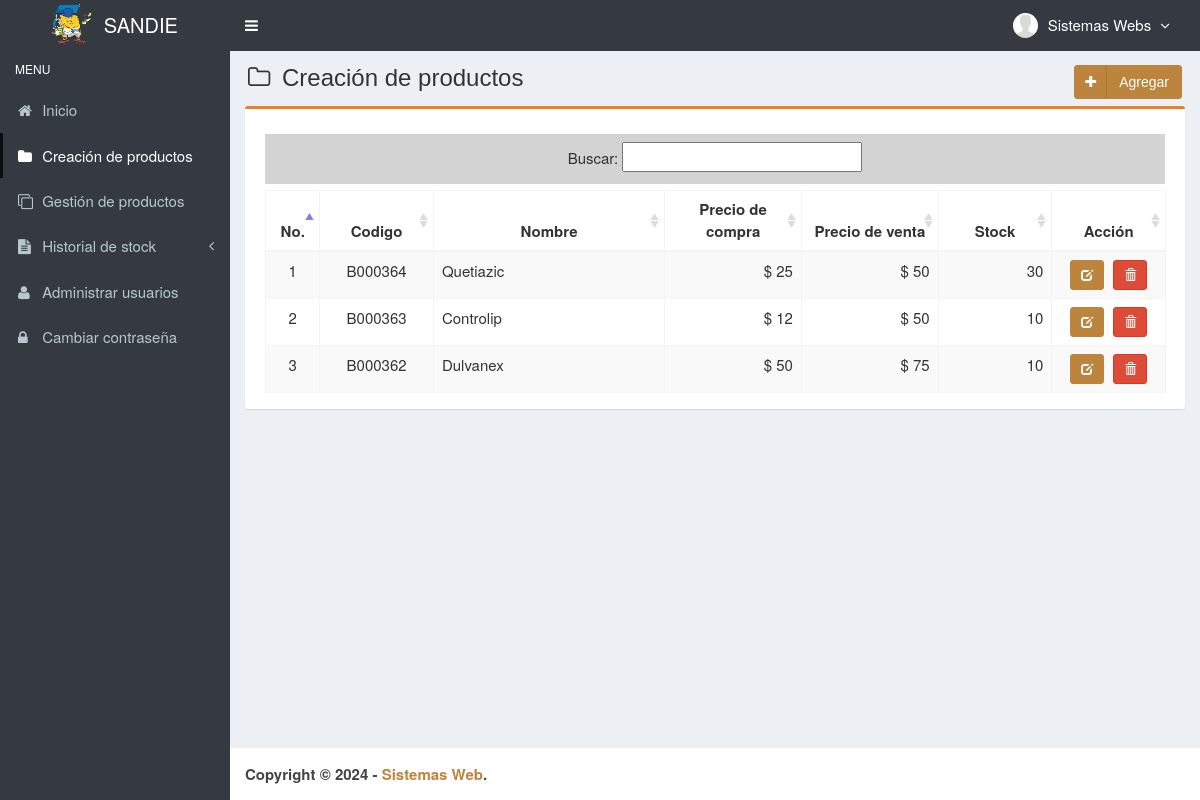
Screenshot of /main.php?module=medicines (signed in) with the database file from the repository.
### tables this page shows
CREATE TABLE `usuarios` (
  `id_user` int(3) NOT NULL,
  `username` varchar(50) NOT NULL,
  `name_user` varchar(50) NOT NULL,
  `password` varchar(50) NOT NULL,
  `email` varchar(50) DEFAULT NULL,
  `telefono` varchar(13) DEFAULT NULL,
  `foto` varchar(100) DEFAULT NULL,
  `permisos_acceso` enum('Super Admin','Gerente','Almacen') NOT NULL,
  `status` enum('activo','bloqueado') NOT NULL DEFAULT 'activo',
  `created_at` timestamp NOT NULL DEFAULT CURRENT_TIMESTAMP,
  `updated_at` timestamp NOT NULL DEFAULT CURRENT_TIMESTAMP ON UPDATE CURRENT_TIMESTAMP
);

CREATE TABLE `medicamentos` (
  `codigo` varchar(7) NOT NULL,
  `nombre` varchar(50) NOT NULL,
  `precio_compra` int(11) NOT NULL,
  `precio_venta` int(11) NOT NULL,
  `unidad` varchar(20),
  `stock` int(11) NOT NULL,
  `created_user` int(3) NOT NULL,
  `created_date` timestamp NOT NULL DEFAULT CURRENT_TIMESTAMP,
  `updated_user` int(3) NOT NULL,
  `updated_date` timestamp NOT NULL DEFAULT CURRENT_TIMESTAMP ON UPDATE CURRENT_TIMESTAMP
);

### config/fungsi_rupiah.php (called while the page is built, shortened)
<?php
function format_rupiah($angka){
  $rupiah=number_format($angka,0,',','.');
  return $rupiah;
}
?>

### modules/medicines/view.php (the view, shortened to what this page needs)
<section class="content-header">
  <h1>
    <i class="fa fa-folder-o icon-title"></i> Creación de productos
    <a class="btn btn-primary btn-social pull-right" href="?module=form_medicines&form=add" title="agregar" data-toggle="tooltip">
      <i class="fa fa-plus"></i> Agregar
    </a>
  </h1>
</section>
<section class="content">
  <div class="row">
    <div class="col-md-12">
      <div class="box box-primary">
        <div class="box-body">
          <table id="dataTables1" class="table table-bordered table-striped table-hover">
            <thead>
              <tr>
                <th class="center">No.</th>
                <th class="center">Codigo</th>
                <th class="center">Nombre</th>
                <th class="center">Precio de compra</th>
                <th class="center">Precio de venta</th>
                <th class="center">Stock</th>
                <th class="center">Acción</th>
              </tr>
            </thead>
            <tbody>
            <?php
            $no = 1;
            $query = mysqli_query($mysqli, "SELECT codigo,nombre,precio_compra,precio_venta,stock FROM medicamentos ORDER BY codigo DESC")
                                            or die('error: '.mysqli_error($mysqli));
            while ($data = mysqli_fetch_assoc($query)) {
              $precio_compra = format_rupiah($data['precio_compra']);
              $precio_venta = format_rupiah($data['precio_venta']);
              echo "<tr>
                      <td width='30' class='center'>$no</td>
                      <td width='80' class='center'>$data[codigo]</td>
                      <td width='180'>$data[nombre]</td>
                      <td width='100' align='right'>$ $precio_compra</td>
                      <td width='100' align='right'>$ $precio_venta</td>
                      <td width='80' align='right'>$data[stock]</td>
                      <td class='center' width='80'>
                        <div>
                          <a data-toggle='tooltip' data-placement='top' title='modificar' style='margin-right:5px' class='btn btn-primary btn-sm' href='?module=form_medicines&form=edit&id=$data[codigo]'>
                              <i style='color:#fff' class='glyphicon glyphicon-edit'></i>
                          </a>";
            ?>
                          <a data-toggle="tooltip" data-placement="top" title="Eliminar" class="btn btn-danger btn-sm" href="modules/medicines/proses.php?act=delete&id=<?php echo $data['codigo'];?>" onclick="return confirm('estas seguro de eliminar<?php echo $data['nombre']; ?> ?');">
                              <i style="color:#fff" class="glyphicon glyphicon-trash"></i>
                          </a>
            <?php
              echo "    </div>
                      </td>
                    </tr>";
              $no++;
            }
            ?>
            </tbody>
          </table>
        </div>
      </div>
    </div>
  </div>
</section><!-- /.content

### top-menu.php (shortened to what this page needs)
<?php
require_once "config/database.php";
$query = mysqli_query($mysqli, "SELECT id_user, name_user, foto, permisos_acceso FROM usuarios WHERE id_user='$_SESSION[id_user]'")
                                or die('error: '.mysqli_error($mysqli));
$data = mysqli_fetch_assoc($query);
?>
<li class="dropdown user user-menu">
  <a href="#" class="dropdown-toggle" data-toggle="dropdown">
  <?php
  if ($data['foto']=="") { ?>
    <img src="images/user/user-default.png" class="user-image" alt="User Image"/>
  <?php
  }
  else { ?>
    <img src="images/user/<?php echo $data['foto']; ?>" class="user-image" alt="User Image"/>
  <?php
  }
  ?>
    <span class="hidden-xs"><?php echo $data['name_user']; ?> <i style="margin-left:5px" class="fa fa-angle-down"></i></span>
  </a>
</li>

### assets/css/style.css (style rules this page uses)
.btn-social *:first-child { border-right: 1px solid rgba(0, 0, 0, 0.1); bottom: 0; font-size: 1em !important; left: 0; line-height: 32px !important; position: absolute; text-align: center; top: 0; width: 32px !important; }
.content-header { padding: 15px 18px 0; position: relative; }
.center { text-align:center; }
.icon-title { margin-right: 5px; }
body { background-color: #fff; color: #333; font-size: 15px; line-height: 1.42857; }

### rows the page displays
usuarios: foto (placeholder picture), name_user "Sistemas Webs"
medicamentos: codigo "B000364", nombre "Quetiazic", precio_compra "25", precio_venta "50", stock "30"
medicamentos: codigo "B000363", nombre "Controlip", precio_compra "12", precio_venta "50", stock "10"
medicamentos: codigo "B000362", nombre "Dulvanex", precio_compra "50", precio_venta "75", stock "10"
